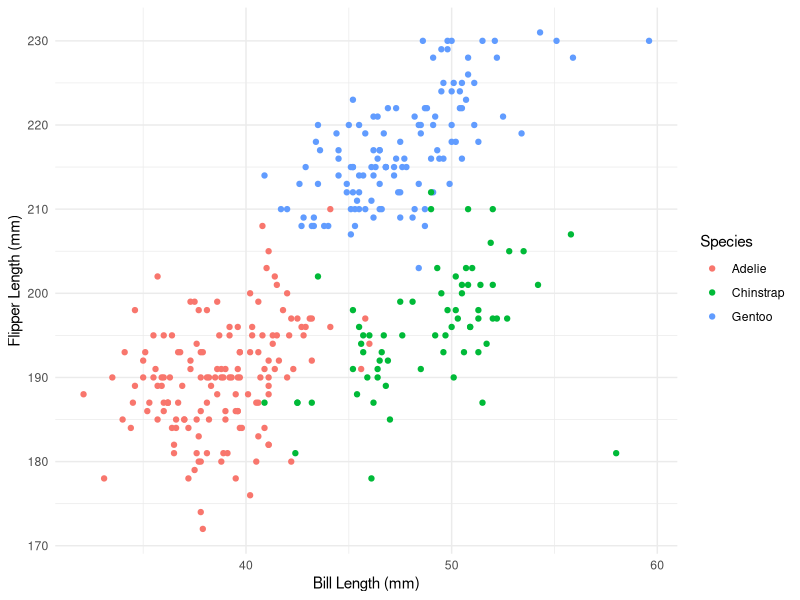
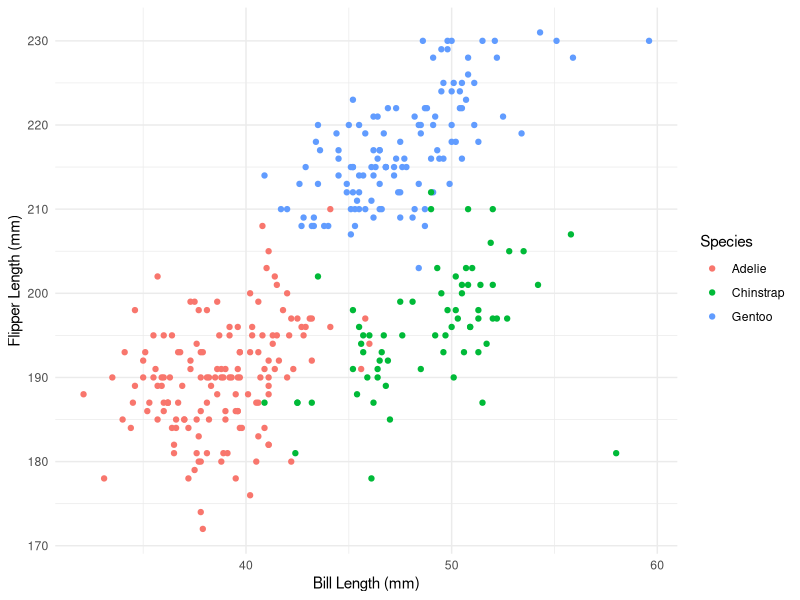

These charts were generated, in order, by the following R code:
## ---- chunk 1
data("penguins", package = "palmerpenguins")
## ---- chunk 2
library(ggplot2)

scatterplot <- ggplot(data = penguins, aes(x = bill_length_mm, y = flipper_length_mm, color = species)) +
  geom_point() +
  labs(x = "Bill Length (mm)",
       y = "Flipper Length (mm)",
       color = "Species") +  
  theme_minimal()
print(scatterplot)

ggsave(filename = "scatterplot_flipper_vs_bill.png", plot = scatterplot)

